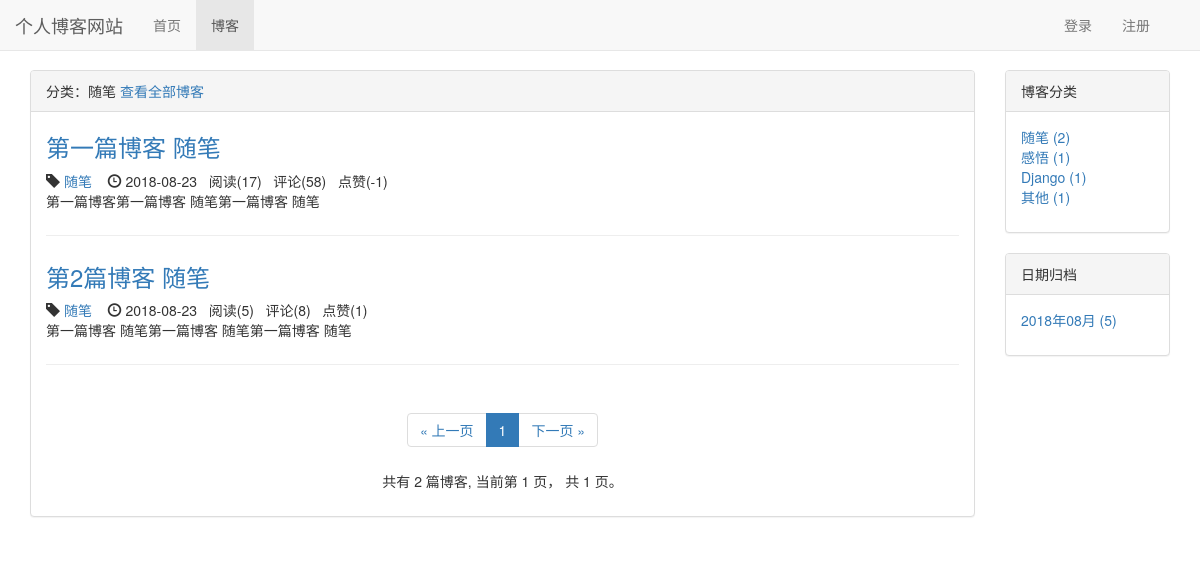
The app's page /blog/type/1, older data.
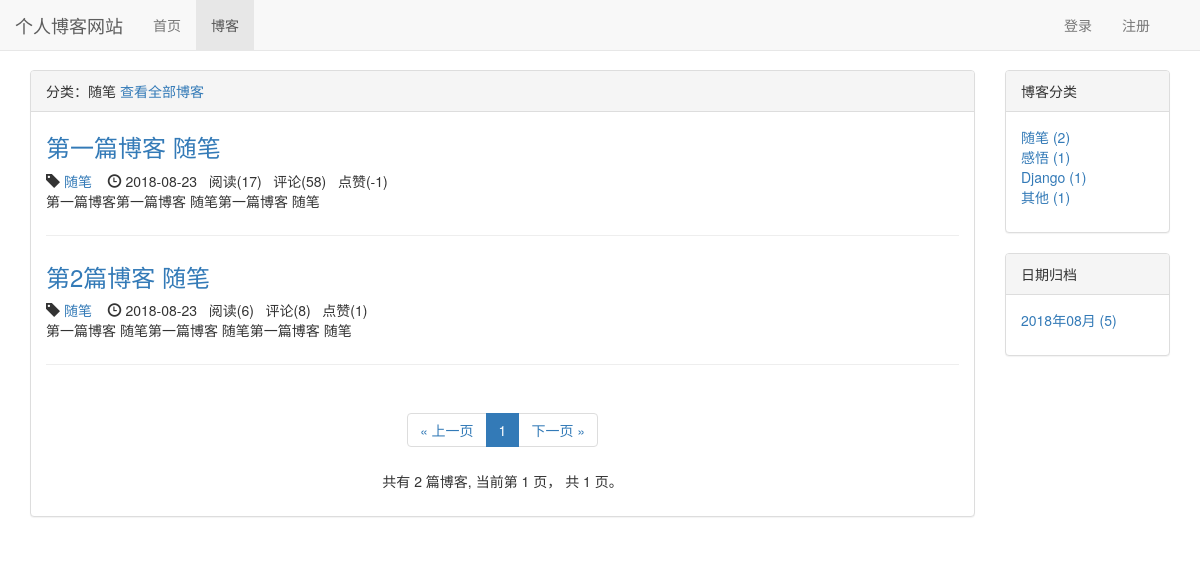
The same page, newer data.
### blog/models.py (models this page shows, shortened)
class Blog(models.Model, ReadNumExpandMethod):  # 继承 方法
    title = models.CharField(max_length=50)
    blog_type = models.ForeignKey(BlogType, on_delete=models.CASCADE)
    content = RichTextUploadingField()
    author = models.ForeignKey(User, on_delete=models.CASCADE)
    read_details = GenericRelation(ReadDetail)
    created_time = models.DateTimeField(auto_now_add=True)
    last_updated_time = models.DateTimeField(auto_now=True)
    class Meta:
        ordering = ['created_time']

class BlogType(models.Model):
    type_name = models.CharField(max_length=15)
    def __str__(self):
        return self.type_name

### read_statistics/models.py (models this page shows)
class ReadNum(models.Model):
    read_num = models.IntegerField(default=0)
    content_type = models.ForeignKey(ContentType, on_delete=models.CASCADE)
    object_id = models.PositiveIntegerField()
    content_object = GenericForeignKey('content_type', 'object_id')

### likes/models.py (models this page shows)
class LikeCount(models.Model):
    content_type = models.ForeignKey(ContentType, on_delete=models.CASCADE)
    object_id = models.PositiveIntegerField()
    content_object = GenericForeignKey('content_type', 'object_id')
    liked_num = models.IntegerField(default=0)

### blog/views.py (the view)
# urls.py: path('type/<int:blog_type_pk>', views.blogs_with_type, name='blogs_with_type'),
def blogs_with_type(request, blog_type_pk):
    blog_type = get_object_or_404(BlogType, pk=blog_type_pk)
    blogs_all_list = Blog.objects.filter(blog_type=blog_type)
    context = get_blog_list_common_date(request, blogs_all_list)
    context['blog_type'] = blog_type
    return render(request, 'blog/blogs_with_type.html', context)

### comment/templatetags/comment_tags.py (called while the page is built)
@register.simple_tag
def get_comment_count(obj):
    content_type = ContentType.objects.get_for_model(
        obj)  # 根据具体对象获取contenttype
    return Comment.objects.filter(
        content_type=content_type, object_id=obj.pk).count()

### likes/templatetags/likes_tags.py (called while the page is built)
@register.simple_tag
def get_like_count(obj):
    content_type = ContentType.objects.get_for_model(obj)
    like_count, created = LikeCount.objects.get_or_create(
        content_type=content_type, object_id=obj.pk)
    return like_count.liked_num

### read_statistics/models.py (called while the page is built)
    def get_read_num(self):
        try:
            ct = ContentType.objects.get_for_model(self)
            readnum = ReadNum.objects.get(content_type=ct, object_id=self.pk)
            return readnum.read_num
        except exceptions.ObjectDoesNotExist:
            return 0

### user/context_processors.py (called while the page is built)
def login_modal_form(request):
    return {'login_modal_form': LoginForm()}

### blog/templates/blog/blogs_with_type.html (shortened to what this page needs)
{% extends "blog/blog_list.html" %}
{% block blog_list_tilte %}
    分类：{{ blog_type.type_name }}
    <a href="{% url 'blog_list' %}">查看全部博客</a>
{% endblock blog_list_tilte %}

### blog/templates/blog/blog_list.html (shortened to what the changed rows need)
{% extends "base.html" %}
{% load staticfiles %}
{% load comment_tags %}
{% load likes_tags %}
{% block header_extends %}
    <link rel="stylesheet" href="{% static 'blog/blog.css' %}">
{% endblock header_extends %}
{% block content %}
    <div class="container">
        <div class="row">
            <div class="col-xs-12 col-sm-8 col-md-9 col-lg-10">
                <div class="panel panel-default">
                    <div class="panel-body">
                        {% for blog in blogs %}
                        <div class="blog">
                            <h3><a href="{% url 'blog_detail' blog.pk %}">
                            {{ blog.title }}
                            </a></h3>
                            <div class="blog-info">
                                <span class="glyphicon glyphicon-tag"> </span><a href="{% url 'blogs_with_type' blog.blog_type.pk %}"> {{ blog.blog_type }}    </a>&nbsp;&nbsp;
                                <span class="glyphicon glyphicon-time"></span>
                                  {{ blog.created_time|date:'Y-m-d' }}
                                  &nbsp;&nbsp;阅读({{ blog.get_read_num }})
                                  &nbsp;&nbsp;评论({% get_comment_count blog %})
                                  &nbsp;&nbsp;点赞({% get_like_count blog %})
                            </div>
                            <p>{{ blog.content|striptags|truncatechars:120 }}</p>
                        </div>
                        {% empty %}
                        <div class="blog">
                            <h3>暂无博客，敬请期待</h3>
                        </div>
                        {% endfor %}
                    </div>
                </div>
            </div>
        </div>
    </div>
{% endblock content %}

Row changes from the older to the newer data that the page shows:
changed through a linked row, Blog "第2篇博客 随笔": get_read_num "5" → "6"
